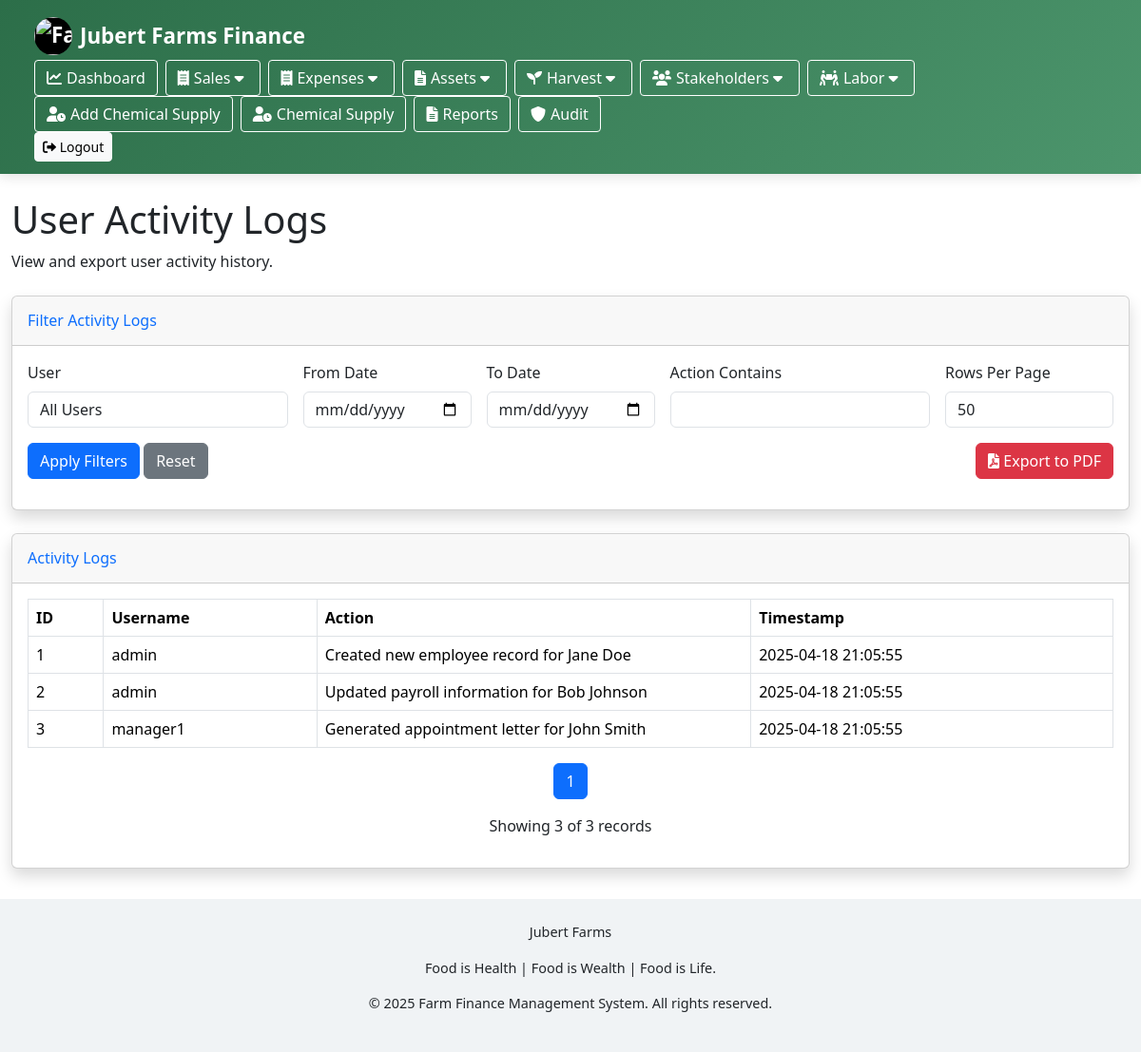
/audit_logs.php (signed in), run on the app's committed database.
### tables this page shows
CREATE TABLE IF NOT EXISTS audit_logs (
id INT AUTO_INCREMENT PRIMARY KEY,
user_id INT NOT NULL,
action TEXT NOT NULL,
timestamp TIMESTAMP DEFAULT CURRENT_TIMESTAMP,
FOREIGN KEY (user_id) REFERENCES users(id) ON DELETE CASCADE
);

CREATE TABLE IF NOT EXISTS users (
    id INT AUTO_INCREMENT PRIMARY KEY,
    username VARCHAR(50) UNIQUE NOT NULL,
    password VARCHAR(255) NOT NULL,
    role ENUM('Admin', 'Manager', 'Employee') NOT NULL DEFAULT 'Employee',
    created_at TIMESTAMP DEFAULT CURRENT_TIMESTAMP
);

### audit_logs.php (the view, shortened to what this page needs)
<?php
require('config/db.php');
$page = isset($_GET['page']) ? (int)$_GET['page'] : 1;
$limit = isset($_GET['limit']) ? (int)$_GET['limit'] : 50;
$offset = ($page - 1) * $limit;
$user_filter = isset($_GET['user_id']) ? (int)$_GET['user_id'] : 0;
$date_from = isset($_GET['date_from']) ? $_GET['date_from'] : '';
$date_to = isset($_GET['date_to']) ? $_GET['date_to'] : '';
$action_filter = isset($_GET['action']) ? $_GET['action'] : '';
$query = "SELECT a.id, a.user_id, a.action, a.timestamp, u.username
          FROM audit_logs a
          LEFT JOIN users u ON a.user_id = u.id
          WHERE 1=1";
$params = [];
$count_query = str_replace("SELECT a.id, a.user_id, a.action, a.timestamp, u.username", "SELECT COUNT(*) as total", $query);
$stmt = $conn->prepare($count_query);
$stmt->execute();
$result = $stmt->get_result();
$row = $result->fetch_assoc();
$total_rows = $row['total'];
$total_pages = ceil($total_rows / $limit);
$query .= " ORDER BY a.timestamp DESC LIMIT ? OFFSET ?";
$params[] = $limit;
$params[] = $offset;
$stmt = $conn->prepare($query);
if (!empty($params)) {
    $types = str_repeat('s', count($params));
    $stmt->bind_param($types, ...$params);
}
$stmt->execute();
$result = $stmt->get_result();
$logs = [];
while ($row = $result->fetch_assoc()) {
    $logs[] = $row;
}
include_once('views/header.php');
?>
<div class="container-fluid">
    <h1 class="mt-4">User Activity Logs</h1>
    <p class="mb-4">View and export user activity history.</p>
    <div class="card shadow mb-4">
        <div class="card-header py-3 d-flex flex-row align-items-center justify-content-between">
            <h6 class="m-0 font-weight-bold text-primary">Filter Activity Logs</h6>
        </div>
        <div class="card-body">
            <form method="GET" action="" class="row g-3">
                <div class="col-md-3">
                    <label for="user_id" class="form-label">User</label>
                    <select name="user_id" id="user_id" class="form-control">
                        <option value="0">All Users</option>
                    </select>
                </div>
                <div class="col-md-2">
                    <label for="date_from" class="form-label">From Date</label>
                    <input type="date" class="form-control" id="date_from" name="date_from" value="<?= $date_from ?>">
                </div>
                <div class="col-md-2">
                    <label for="date_to" class="form-label">To Date</label>
                    <input type="date" class="form-control" id="date_to" name="date_to" value="<?= $date_to ?>">
                </div>
                <div class="col-md-3">
                    <label for="action" class="form-label">Action Contains</label>
                    <input type="text" class="form-control" id="action" name="action" value="<?= htmlspecialchars($action_filter) ?>">
                </div>
                <div class="col-md-2">
                    <label for="limit" class="form-label">Rows Per Page</label>
                    <select name="limit" id="limit" class="form-control">
                        <option value="50" <?= ($limit == 50) ? 'selected' : '' ?>>50</option>
                    </select>
                </div>
                <div class="col-12 mt-3">
                    <button type="submit" class="btn btn-primary">Apply Filters</button>
                    <a href="audit_logs.php" class="btn btn-secondary">Reset</a>
                    <?php if (count($logs) > 0): ?>
                        <a href="<?= $_SERVER['REQUEST_URI'] . (strpos($_SERVER['REQUEST_URI'], '?') !== false ? '&' : '?') ?>export=pdf"
                           class="btn btn-danger float-end">
                            <i class="fas fa-file-pdf"></i> Export to PDF
                        </a>
                    <?php endif; ?>
                </div>
            </form>
        </div>
    </div>
    <div class="card shadow mb-4">
        <div class="card-header py-3">
            <h6 class="m-0 font-weight-bold text-primary">Activity Logs</h6>
        </div>
        <div class="card-body">
            <?php if (count($logs) > 0): ?>
                <div class="table-responsive">
                    <table class="table table-bordered" id="dataTable" width="100%" cellspacing="0">
                        <thead>
                            <tr>
                                <th>ID</th>
                                <th>Username</th>
                                <th width="40%">Action</th>
                                <th>Timestamp</th>
                            </tr>
                        </thead>
                        <tbody>
                            <?php foreach ($logs as $log): ?>
                                <tr>
                                    <td><?= $log['id'] ?></td>
                                    <td><?= htmlspecialchars($log['username']) ?></td>
                                    <td><?= htmlspecialchars($log['action']) ?></td>
                                    <td><?= $log['timestamp'] ?></td>
                                </tr>
                            <?php endforeach; ?>
                        </tbody>
                    </table>
                </div>
                <nav aria-label="Page navigation">
                    <ul class="pagination justify-content-center">
                        <?php
                        $range = 2;
                        $start_page = max(1, $page - $range);
                        $end_page = min($total_pages, $page + $range);
                        for ($i = $start_page; $i <= $end_page; $i++) {
                            echo '<li class="page-item ' . ($page == $i ? 'active' : '') . '">';
                            echo '<a class="page-link" href="?page=' . $i .
                                 ($user_filter ? '&user_id='.$user_filter : '') .
                                 ($date_from ? '&date_from='.$date_from : '') .
                                 ($date_to ? '&date_to='.$date_to : '') .
                                 ($action_filter ? '&action='.$action_filter : '') .
                                 '&limit='.$limit.'">' . $i . '</a>';
                            echo '</li>';
                        }
                        ?>
                    </ul>
                </nav>
                <div class="mt-3 text-center">
                    <p>Showing <?= count($logs) ?> of <?= $total_rows ?> records</p>
                </div>
            <?php else: ?>
                <div class="alert alert-info">
                    No activity logs found matching your criteria.
                </div>
            <?php endif; ?>
        </div>
    </div>
</div>
<?php
include_once('views/footer.php');
?>

### data on the page
audit_logs: id "1", user.username "admin", action "Created new employee record for Jane Doe", timestamp "2025-04-18 21:05:55"
audit_logs: id "2", user.username "admin", action "Updated payroll information for Bob Johnson", timestamp "2025-04-18 21:05:55"
audit_logs: id "3", user.username "manager1", action "Generated appointment letter for John Smith", timestamp "2025-04-18 21:05:55"

### other printed values
count($logs) "3"
$total_rows "3"
